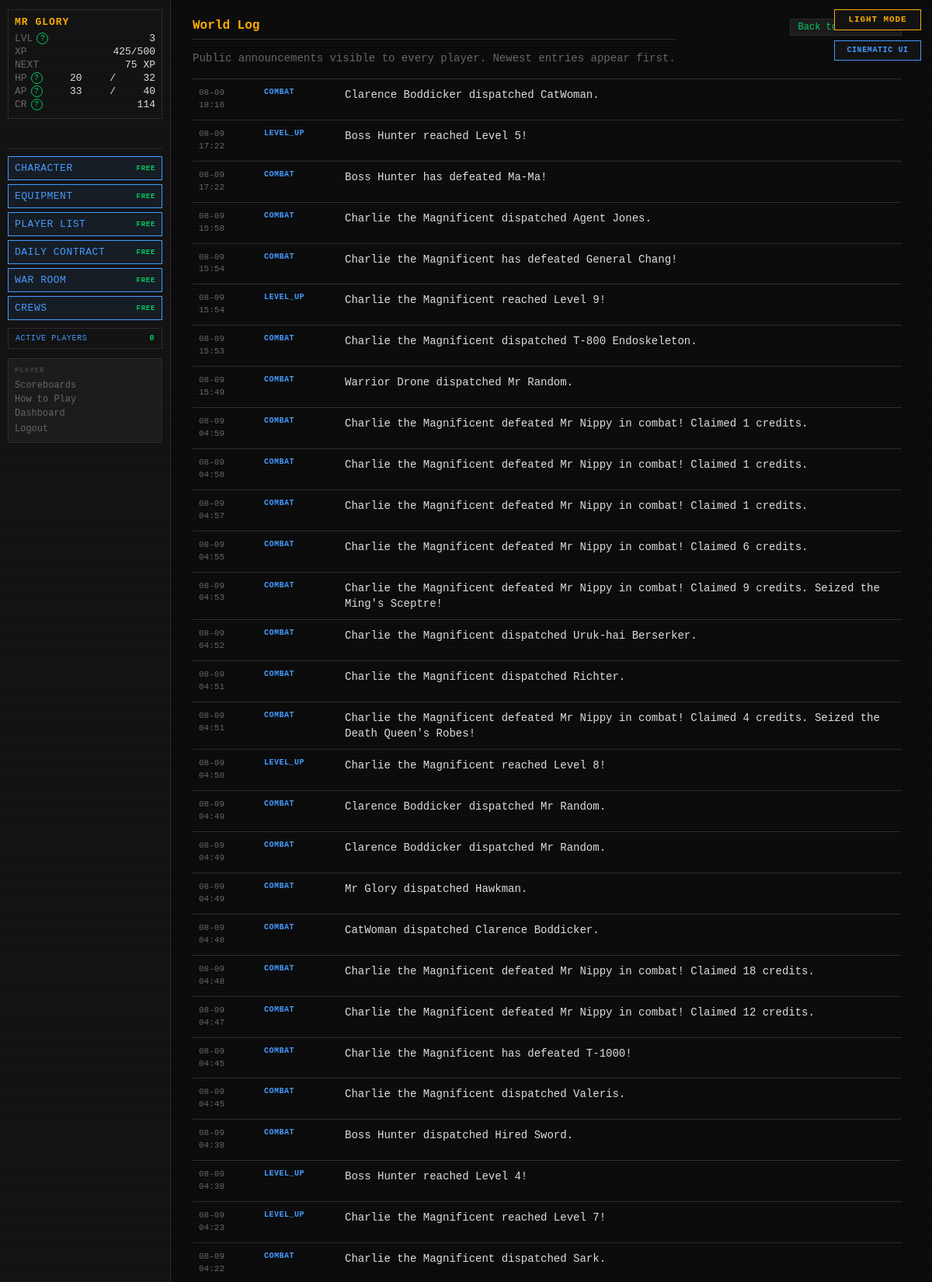
The page /feed/global (signed in, upper part) on the database its author committed.
### tables this page shows
CREATE TABLE players (
    id                  INTEGER PRIMARY KEY AUTOINCREMENT,
    username            TEXT    UNIQUE NOT NULL,
    password_hash       TEXT    NOT NULL,
    email               TEXT    UNIQUE NOT NULL,
    character_name      TEXT    NOT NULL,
    sex                 TEXT    NOT NULL,
    class_id            INTEGER REFERENCES classes(id),
    str_stat            INTEGER NOT NULL DEFAULT 1,
    end_stat            INTEGER NOT NULL DEFAULT 1,
    agi_stat            INTEGER NOT NULL DEFAULT 1,
    lck_stat            INTEGER NOT NULL DEFAULT 1,
    per_stat            INTEGER NOT NULL DEFAULT 1,
    level               INTEGER NOT NULL DEFAULT 1,
    xp                  INTEGER NOT NULL DEFAULT 0,
    current_hp          INTEGER NOT NULL,
    current_ap          INTEGER NOT NULL,
    credits             INTEGER NOT NULL DEFAULT 25,
    equipped_weapon_id  INTEGER REFERENCES inventory_items(id),
    equipped_armor_id   INTEGER REFERENCES inventory_items(id),
    equipped_special_id INTEGER REFERENCES inventory_items(id),
    in_combat           INTEGER NOT NULL DEFAULT 0,
    pending_levelup     INTEGER NOT NULL DEFAULT 0,
    pending_perk        INTEGER NOT NULL DEFAULT 0,
    combat_preference   TEXT    NOT NULL DEFAULT "Balanced",
    is_banned           INTEGER NOT NULL DEFAULT 0,
    retired_at          TEXT,
    last_login_at       TEXT,
    created_at          TEXT    NOT NULL DEFAULT (datetime('now'))
);

CREATE TABLE daily_feed (
    id                INTEGER PRIMARY KEY AUTOINCREMENT,
    feed_scope        TEXT    NOT NULL,
    player_id         INTEGER REFERENCES players(id),
    flavor_text       TEXT    NOT NULL,
    event_category    TEXT    NOT NULL,
    combat_session_id INTEGER REFERENCES combat_sessions(id),
    occurred_at       TEXT    NOT NULL DEFAULT (datetime('now'))
);

### routes/feeds.py (the view)
@bp.route("/feed/global")
def global_log():
    rows = execute(
        """SELECT id,flavor_text,event_category,occurred_at,combat_session_id
           FROM daily_feed WHERE feed_scope='GLOBAL'
           ORDER BY datetime(occurred_at) DESC,id DESC LIMIT 500"""
    )
    return render_template("feeds/global_log.html", entries=rows)

### app.py (called while the page is built)
def _context_processor() -> dict:
    settings = get_all_settings()
    player = g.get("player")
    if not player:
        return {"settings": settings}
    active_count = execute_one(
        """SELECT COUNT(DISTINCT q.player_id) AS cnt FROM action_queue q
           JOIN players p ON p.id=q.player_id
           WHERE datetime(q.created_at)>=datetime('now','-5 minutes') AND p.is_banned=0"""
    )["cnt"]
    return {"player": player, "settings": settings,
            "active_player_count": active_count}

def _check_auth():
    if request.endpoint in _AUTH_EXEMPT:
        return None
    if not session.get("player_id"):
        return redirect(url_for("auth.login"))
    return None

def _load_player():
    player_id = session.get("player_id")
    if not player_id:
        return None
    reconcile_combat_state(player_id)
    player = get_player(player_id)
    if player is None:
        session.clear()
        return redirect(url_for("auth.login"))
    g.player = player
    return None

def _check_levelup():
    if request.endpoint in _LEVELUP_EXEMPT:
        return None
    player = g.get("player")
    if player and player.get("pending_levelup") and not player.get("in_combat"):
        return redirect(url_for("auth.levelup"))
    if player and not player.get("in_combat"):
        threshold = cfg.XP_CURVE.get(player["level"] + 1)
        if threshold is not None and player["xp"] >= threshold:
            from combat.engine import check_level_up
            if check_level_up(player["id"], player["xp"], player["level"]):
                g.player = get_player(player["id"])
                return redirect(url_for("auth.levelup"))
    return None

def _set_blackout_flag():
    settings = get_all_settings()
    blackout_mins = settings.get("MIDNIGHT_BLACKOUT_MINUTES", cfg.MIDNIGHT_BLACKOUT_MINUTES)
    now = datetime.now(timezone.utc)
    minutes_to_midnight = (24 * 60) - (now.hour * 60 + now.minute)
    g.blackout = (minutes_to_midnight <= blackout_mins)

### database.py (called while the page is built)
def get_db() -> sqlite3.Connection:
    if 'db' not in g:
        g.db = sqlite3.connect(
            cfg.DB_PATH,
            detect_types=sqlite3.PARSE_DECLTYPES,
            timeout=10,
        )
        g.db.row_factory = dict_factory
        g.db.execute("PRAGMA foreign_keys = ON")
        g.db.execute("PRAGMA journal_mode = WAL")
    return g.db

def dict_factory(cursor: sqlite3.Cursor, row: tuple) -> dict:
    return {col[0]: val for col, val in zip(cursor.description, row)}

### templates/feeds/global_log.html (shortened to what this page needs)
{% extends "base.html" %}
{% block content %}
<main class="world-log-page">
    <header class="world-log-header">
        <div>
            <h1 class="page-title">World Log</h1>
            <p class="sheet-subtitle">Public announcements visible to every player. Newest entries appear first.</p>
        </div>
        <a class="btn-small" href="{{ url_for('dashboard.index') }}">Back to Dashboard</a>
    </header>
    <section class="world-log-list" aria-label="Global announcement history">
        {% for entry in entries %}
        <article class="world-log-entry">
            <time class="world-log-time" datetime="{{ entry.occurred_at }}">{{ entry.occurred_at[5:10] }}<br>{{ entry.occurred_at[11:16] }}</time>
            <span class="world-log-category">{{ entry.event_category or 'WORLD' }}</span>
            <span class="world-log-text">{{ entry.flavor_text }}</span>
        </article>
        {% else %}
        <p class="active-effects-empty">No world announcements have been recorded yet.</p>
        {% endfor %}
    </section>
</main>
{% endblock %}

### templates/base.html (shortened to what this page needs)
<!DOCTYPE html>
<html lang="en">
<head>
<link rel="stylesheet" href="{{ url_for('static', filename='style.css') }}">
</head>
<body class="{{ 'authenticated' if player else 'auth-page' }} {% block body_class %}{% endblock %}">
{% if settings.get('ALLOW_PLAYER_COLOR_OVERRIDE', true) %}<button id="theme-toggle" type="button" aria-label="Switch color theme" aria-pressed="false">
</button>{% endif %}
{% if settings.get('ALLOW_PLAYER_INTERFACE_OVERRIDE', true) %}
<button id="interface-toggle" type="button" aria-label="Switch interface style" aria-pressed="false">
</button>
{% endif %}
{% if player %}
<div id="left-col">
    <div id="status-block">
        <div class="status-name">{{ player.character_name }}</div>
        <div class="status-line">
            <span class="label">LVL</span>
            <span id="status-level">{{ player.level }}</span>
        </div>
        <div class="status-line">
            <span class="label">XP</span>
            <span><span id="status-xp">{{ player.xp }}</span><span id="status-xp-threshold">{% if player.get('next_level_xp') is not none %}/{{ player.get('next_level_xp') }}{% endif %}</span></span>
        </div>
        <div class="status-line" title="Experience still needed to reach level {{ player.level + 1 }}">
            <span class="label">NEXT</span>
            <span id="status-xp-next">{% if player.get('xp_to_next_level') is none %}MAX{% elif player.get('xp_to_next_level') <= 0 %}LEVEL UP{% else %}{{ player.get('xp_to_next_level') }} XP{% endif %}</span>
        </div>
        <div class="status-line">
            <span class="label">HP</span>
            <span id="status-hp">{{ player.current_hp }}</span>/<span id="status-maxhp">{{ player.max_hp }}</span>
        </div>
        <div class="status-line">
            <span class="label">AP</span>
            <span id="status-ap">{{ player.current_ap }}</span>/<span id="status-maxap">{{ player.max_ap }}</span>
        </div>
        <div class="status-line">
            <span class="label">CR</span>
            <span id="status-credits">{{ player.credits }}</span>
        </div>
    </div>
    <div class="free-action-buttons" aria-label="Free character actions">
        <a class="action-btn free-action-btn" href="{{ url_for('character.index') }}">
            CHARACTER <span class="free-cost">FREE</span>
        </a>
        <a class="action-btn free-action-btn" href="{{ url_for('character.equipment') }}">
            EQUIPMENT <span class="free-cost">FREE</span>
        </a>
        <a class="action-btn free-action-btn" href="{{ url_for('community.players') }}">PLAYER LIST <span class="free-cost">FREE</span></a>
        <a class="action-btn free-action-btn" href="{{ url_for('community.contracts') }}">DAILY CONTRACT <span class="free-cost">FREE</span></a>
        <a class="action-btn free-action-btn" href="{{ url_for('community.war_room') }}">WAR ROOM <span class="free-cost">FREE</span></a>
        <a class="action-btn free-action-btn" href="{{ url_for('crews.index') }}">CREWS <span class="free-cost">FREE</span></a>
    </div>
    <button id="active-players-toggle" class="active-players-toggle" type="button"
            data-url="{{ url_for('feeds.active_players') }}" aria-haspopup="dialog">
        ACTIVE PLAYERS <span id="active-player-count">{{ active_player_count }}</span>
    </button>
    <nav id="left-nav">
        <span class="nav-heading">PLAYER</span>
        <a href="{{ url_for('scoreboards.index') }}">Scoreboards</a>
        <a href="{{ url_for('feeds.game_help') }}">How to Play</a>
        <a href="{{ url_for('dashboard.index') }}">Dashboard</a>
        <form action="{{ url_for('auth.logout') }}" method="POST" style="margin:0">
            <button type="submit" class="nav-link-btn">Logout</button>
        </form>
    </nav>
</div>
{% endif %}
<div id="main">
    {% block content %}{% endblock %}
</div>
</body>
</html>

### rows shown on the page
players: character_name "MR GLORY", level "3", xp "425", current_hp "20", current_ap "33", credits "114"
daily_feed: occurred_at "08-09", occurred_at "18:16", event_category "COMBAT", flavor_text "Clarence Boddicker dispatched CatWoman."
daily_feed: occurred_at "08-09", occurred_at "17:22", event_category "LEVEL_UP", flavor_text "Boss Hunter reached Level 5!"
daily_feed: occurred_at "08-09", occurred_at "17:22", event_category "COMBAT", flavor_text "Boss Hunter has defeated Ma-Ma!"
daily_feed: occurred_at "08-09", occurred_at "15:58", event_category "COMBAT", flavor_text "Charlie the Magnificent dispatched Agent Jones."
daily_feed: occurred_at "08-09", occurred_at "15:54", event_category "COMBAT", flavor_text "Charlie the Magnificent has defeated General Chang!"
daily_feed: occurred_at "08-09", occurred_at "15:54", event_category "LEVEL_UP", flavor_text "Charlie the Magnificent reached Level 9!"
daily_feed: occurred_at "08-09", occurred_at "15:53", event_category "COMBAT", flavor_text "Charlie the Magnificent dispatched T-800 Endoskeleton."
daily_feed: occurred_at "08-09", occurred_at "15:49", event_category "COMBAT", flavor_text "Warrior Drone dispatched Mr Random."
daily_feed: occurred_at "08-09", occurred_at "04:59", event_category "COMBAT", flavor_text "Charlie the Magnificent defeated Mr Nippy in combat! Claimed 1 credits."
daily_feed: occurred_at "08-09", occurred_at "04:58", event_category "COMBAT", flavor_text "Charlie the Magnificent defeated Mr Nippy in combat! Claimed 1 credits."
daily_feed: occurred_at "08-09", occurred_at "04:57", event_category "COMBAT", flavor_text "Charlie the Magnificent defeated Mr Nippy in combat! Claimed 1 credits."
daily_feed: occurred_at "08-09", occurred_at "04:55", event_category "COMBAT", flavor_text "Charlie the Magnificent defeated Mr Nippy in combat! Claimed 6 credits."
daily_feed: occurred_at "08-09", occurred_at "04:53", event_category "COMBAT", flavor_text "Charlie the Magnificent defeated Mr Nippy in combat! Claimed 9 credits. Seized the Ming's Sceptre!"
daily_feed: occurred_at "08-09", occurred_at "04:52", event_category "COMBAT", flavor_text "Charlie the Magnificent dispatched Uruk-hai Berserker."
daily_feed: occurred_at "08-09", occurred_at "04:51", event_category "COMBAT", flavor_text "Charlie the Magnificent dispatched Richter."
daily_feed: occurred_at "08-09", occurred_at "04:51", event_category "COMBAT", flavor_text "Charlie the Magnificent defeated Mr Nippy in combat! Claimed 4 credits. Seized the Death Queen's Robes!"
daily_feed: occurred_at "08-09", occurred_at "04:50", event_category "LEVEL_UP", flavor_text "Charlie the Magnificent reached Level 8!"
daily_feed: occurred_at "08-09", occurred_at "04:49", event_category "COMBAT", flavor_text "Clarence Boddicker dispatched Mr Random."
daily_feed: occurred_at "08-09", occurred_at "04:49", event_category "COMBAT", flavor_text "Clarence Boddicker dispatched Mr Random."
daily_feed: occurred_at "08-09", occurred_at "04:49", event_category "COMBAT", flavor_text "Mr Glory dispatched Hawkman."
daily_feed: occurred_at "08-09", occurred_at "04:48", event_category "COMBAT", flavor_text "CatWoman dispatched Clarence Boddicker."
daily_feed: occurred_at "08-09", occurred_at "04:48", event_category "COMBAT", flavor_text "Charlie the Magnificent defeated Mr Nippy in combat! Claimed 18 credits."
daily_feed: occurred_at "08-09", occurred_at "04:47", event_category "COMBAT", flavor_text "Charlie the Magnificent defeated Mr Nippy in combat! Claimed 12 credits."
daily_feed: occurred_at "08-09", occurred_at "04:45", event_category "COMBAT", flavor_text "Charlie the Magnificent has defeated T-1000!"
daily_feed: occurred_at "08-09", occurred_at "04:45", event_category "COMBAT", flavor_text "Charlie the Magnificent dispatched Valeris."
daily_feed: occurred_at "08-09", occurred_at "04:38", event_category "COMBAT", flavor_text "Boss Hunter dispatched Hired Sword."
daily_feed: occurred_at "08-09", occurred_at "04:38", event_category "LEVEL_UP", flavor_text "Boss Hunter reached Level 4!"
daily_feed: occurred_at "08-09", occurred_at "04:23", event_category "LEVEL_UP", flavor_text "Charlie the Magnificent reached Level 7!"
daily_feed: occurred_at "08-09", occurred_at "04:22", event_category "COMBAT", flavor_text "Charlie the Magnificent dispatched Sark."

### other values the page prints
{{ player.get('next_level_xp') }} "500"
{{ player.get('xp_to_next_level') }} "75"
{{ player.max_hp }} "32"
{{ player.max_ap }} "40"
{{ active_player_count }} "0"
